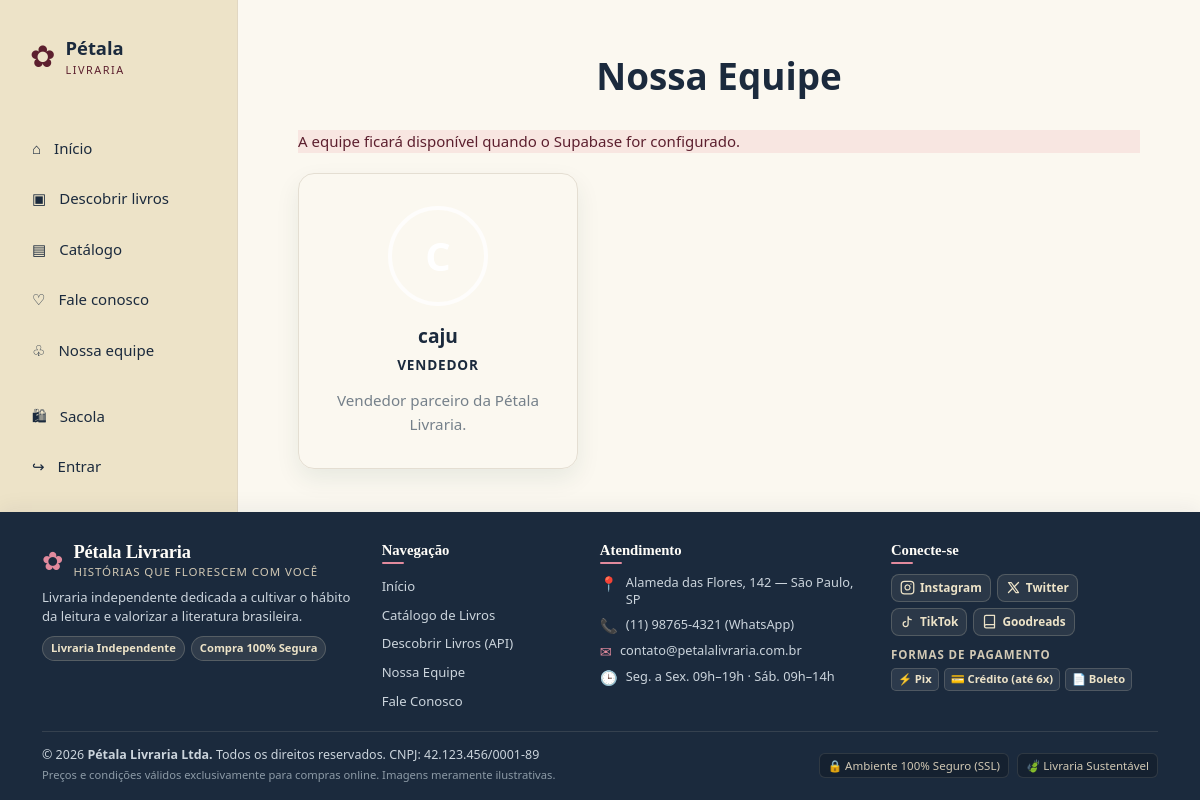
The app's page /integrantes with its own data.
### login/models.py (models this page shows, shortened)
class Perfil(models.Model):
    TIPOS_USUARIO = [
        ('administrador', 'Administrador'),
        ('cliente', 'Cliente'),
        ('vendedor', 'Vendedor'),
    ]
    usuario = models.OneToOneField(User, on_delete=models.CASCADE)
    tipo_usuario = models.CharField(max_length=20, choices=TIPOS_USUARIO, default='cliente')
    foto_url = models.URLField(blank=True, verbose_name='Link da foto')

### ap/views.py (the view, shortened to what this page needs)
# urls.py: path("integrantes",views.integrantes, name="integrantes"),
def integrantes(request):
    integrantes = []
    integrantes_erro = None
    vendedores = list(
        User.objects.filter(perfil__tipo_usuario="vendedor").order_by("username")
    )
    vendedor_por_nome = {
        (vendedor.get_full_name() or vendedor.username): vendedor
        for vendedor in vendedores
    }
    if supabase is None:
        integrantes_erro = "A equipe ficará disponível quando o Supabase for configurado."
    nomes_presentes = set()
    for vendedor in vendedores:
        nome = vendedor.get_full_name() or vendedor.username
        if nome not in nomes_presentes:
            integrantes.append({
                "nome": nome,
                "cargo": "Vendedor",
                "biografia": "Vendedor parceiro da Pétala Livraria.",
                "foto_url": getattr(vendedor.perfil, "foto_url", ""),
                "usuario_id": vendedor.id,
                "vendedor": True,
            })
    return render(request, "integrantes.html", {
        "integrantes": integrantes,
        "integrantes_erro": integrantes_erro,
    })

### ap/templates/integrantes.html (shortened to what this page needs)
{% extends 'template.html' %}
{% load static %}
{% block estilos %}
<link rel="stylesheet" href="{% static 'css/integrantes.css' %}">
{% endblock %}
{% block conteudo %}
    <h2 class="integrantes-titulo">Nossa Equipe</h2>
    {% if integrantes_erro %}
        <p class="flash-warning flash-messages">{{ integrantes_erro }}</p>
    {% endif %}
    <div class="integrantes-container">
        {% for integrante in integrantes %}
            <div class="integrante-card">
                {% if integrante.foto_url %}
                    <img src="{{ integrante.foto_url }}" alt="{{ integrante.nome }}" class="integrante-foto">
                {% else %}
                    <div class="integrante-avatar" aria-hidden="true">{{ integrante.nome|first|upper }}</div>
                {% endif %}
                <div class="integrante-info">
                    <p class="integrante-nome">{{ integrante.nome }}</p>
                    <p class="integrante-cargo">{{ integrante.cargo }}</p>
                    <p class="integrante-bio">{{ integrante.biografia }}</p>
                </div>
            </div>
        {% empty %}
            <p class="integrantes-vazio">Nenhum integrante cadastrado.</p>
        {% endfor %}
    </div>
{% endblock %}

### ap/static/css/style.css (style rules this page uses)
:root { --navy: #1B2A3D; --cream: #EDE3C8; --burgundy: #5C1F2E; --paper: #fbf8f0; --muted: #75808a; --line: #e4ded2; --white: #fffdf8 }
* { box-sizing: border-box; margin: 0; padding: 0 }
body { background: var(--paper); color: var(--navy); font: 15px/1.5 "Segoe UI", Arial, sans-serif; display: flex; flex-direction: column; min-height: 100vh }
.flash-messages { margin-bottom: 20px }
.flash-warning, .flash-error { background: #f8e6e1 !important; color: var(--burgundy) !important }

### ap/static/css/integrantes.css (style rules this page uses)
.integrantes-titulo { text-align: center; font-size: 2.3rem; font-weight: 700; margin: 15px 0 26px; color: var(--green-900); }
.integrantes-container { display: grid; grid-template-columns: repeat(auto-fill, minmax(280px, 1fr)); gap: 24px; max-width: 1100px; margin: 0 auto; }
.integrante-card { background: var(--card); border: 1px solid var(--line); border-radius: 16px; box-shadow: 0 10px 24px rgba(18, 59, 47, .08); overflow: hidden; display: flex; flex-direction: column; align-items: center; padding: 2rem 1.5rem; gap: 1rem; transition: transform .2s ease, box-shadow .2s ease; }
.integrante-avatar { width: 100px; height: 100px; border-radius: 50%; background: var(--green-700); border: 4px solid rgba(255, 255, 255, .8); display: flex; align-items: center; justify-content: center; font-size: 2.5rem; font-weight: 800; color: #fff; flex-shrink: 0; }
.integrante-info { text-align: center; }
.integrante-nome { font-size: 1.2rem; font-weight: 700; color: var(--green-900); margin: 0 0 .3rem; }
.integrante-cargo { font-size: .85rem; font-weight: 600; color: var(--green-700); text-transform: uppercase; letter-spacing: .06em; margin: 0 0 .75rem; }
.integrante-bio { font-size: .95rem; color: var(--muted); line-height: 1.6; margin: 0; }

### records on screen
Perfil: nome "caju", cargo "VENDEDOR", biografia "Vendedor parceiro da Pétala Livraria."

### other values on screen
{{ integrantes_erro }} "A equipe ficará disponível quando o Supabase for configurado."
